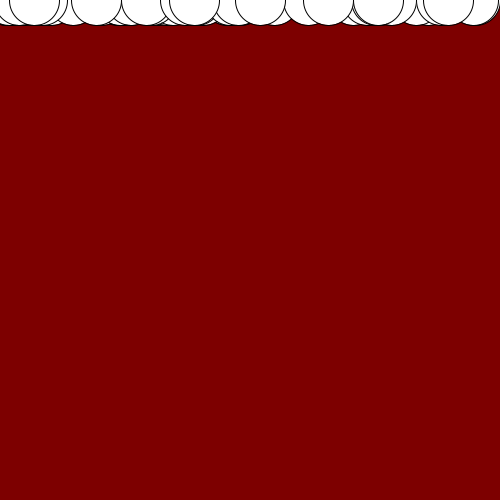
Frame 1 (no input)
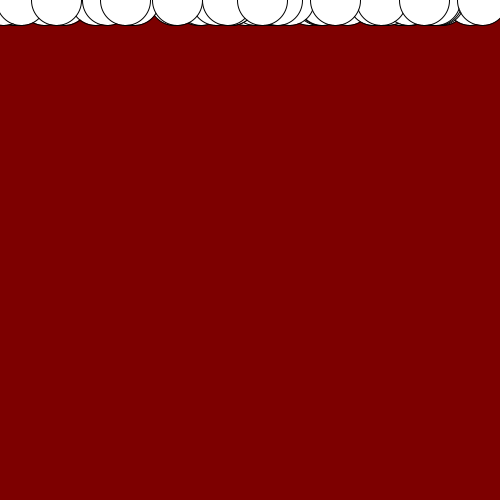
Frame 60 (the mouse pressed at the canvas centre just before this capture)
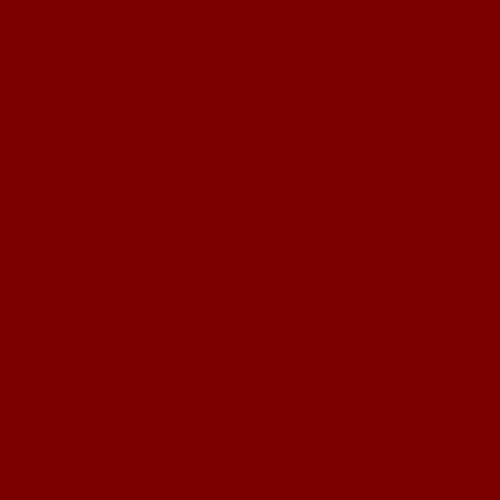
Frame 120 (the mouse held since frame 60 and released just before this capture)

The Processing sketch that drew these frames (run headless with seeded random() and noise(); from frame 60 on, the mouse is pressed at the canvas centre):

// Processing sketch: processing_8079
// ── processing_8079.pde

float x,y;
float degrade = 0;
boolean verif = false;

void setup(){
  smooth();
  size (500, 500);
  x = random(width);
  y =mouseY;
}

void mouseDragged (){
  verif = true;

}

void draw(){
  if(verif==true){
    degrade=map(mouseY,0,height,0,255);
  }
  else{
    degrade=125;
  }

  background (degrade,0,0,00);
  for(int i=1; i<width; i=i+10){
    x = random(width);
    y =mouseY;
    if (mouseY < height/2) {
      ellipse(x, y, 50, 50);
    } 
    else if (mouseY > height/2){
      rect (x,y, 50,50);
    } 
  }
}
